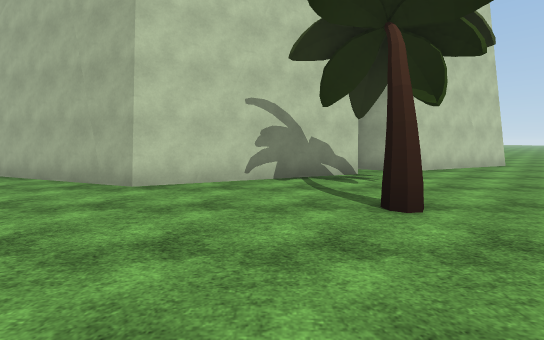
[1] (above)

18 first-person views from a walk through a 3-D level made in the Unity game engine. The camera is 1.5 m above the floor, tilts 6° down and sees 90° across. The floor is counted in squares, 2 m on a side. Each view is taken from the middle of a square. On the plan, view 1 faces up. The plan holds only what a view shows up to about 10 squares ahead; the rest is blank. The place goes on beyond the plan. Some surface patterns are stand-ins.

[2]
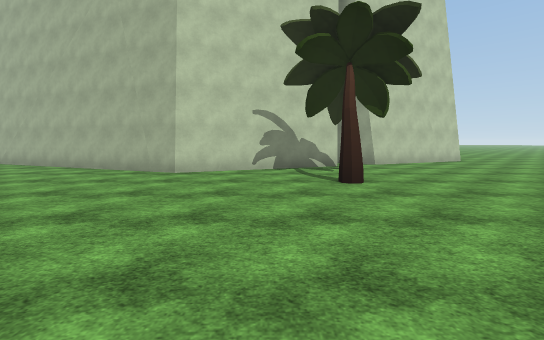

[3]
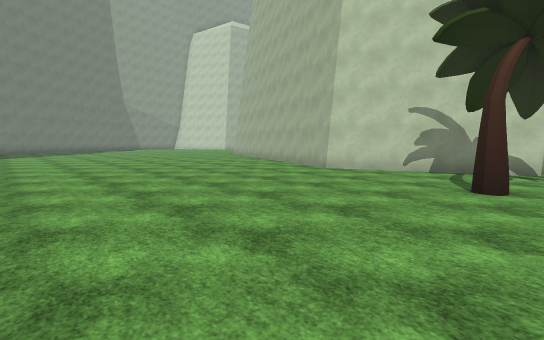

[4]
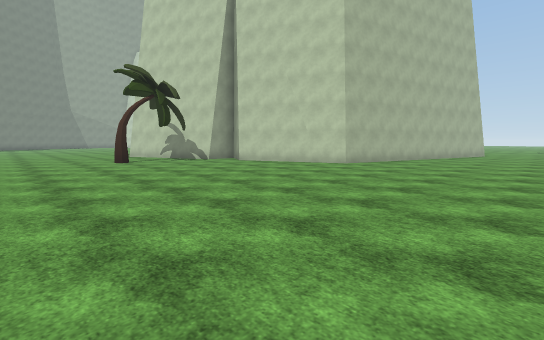

[5]
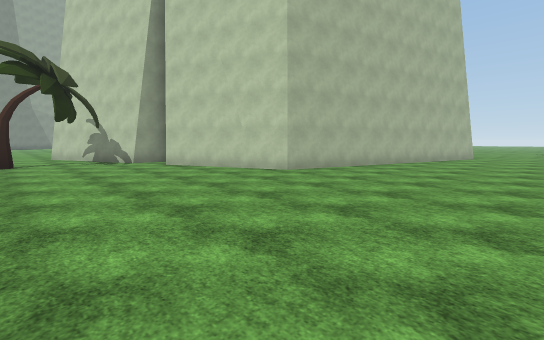

[6]
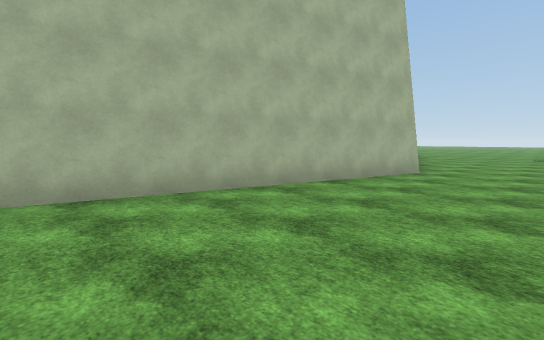

[7]
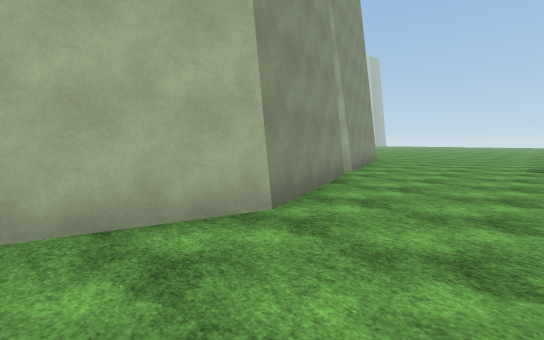

[8]
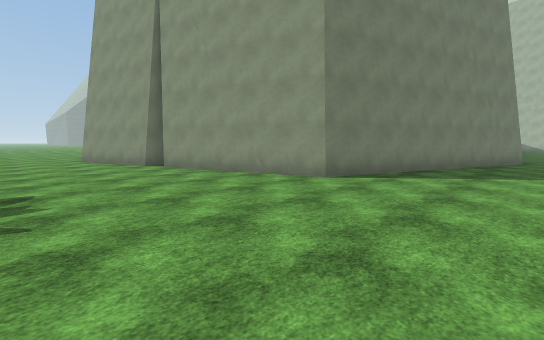

[9]
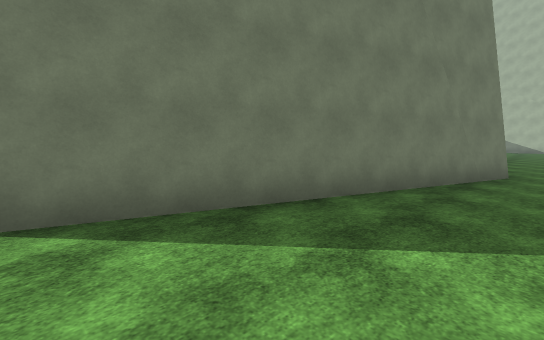

[10]
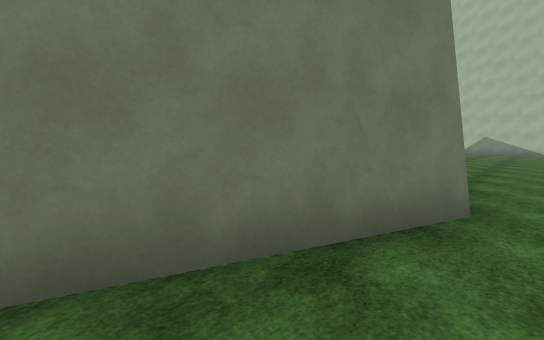

[11]
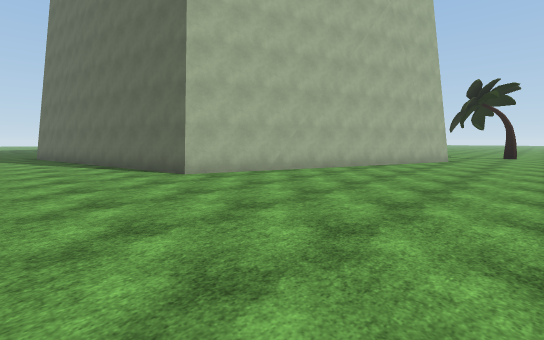

[12]
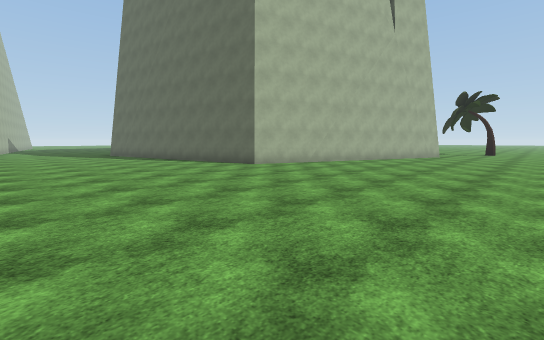

[13]
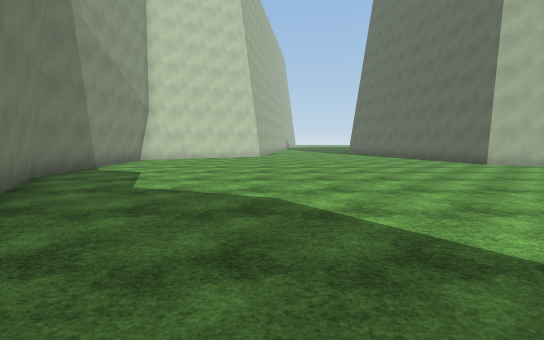

[14]
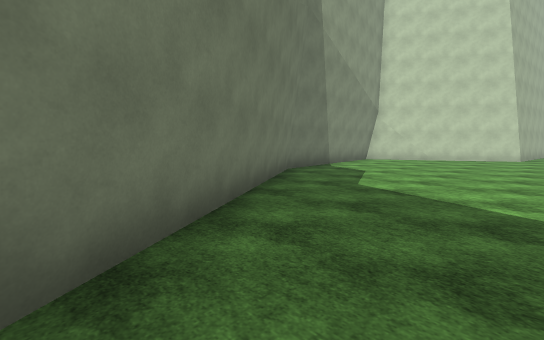

[15]
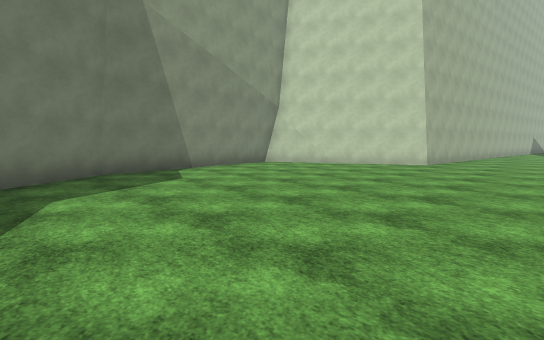

[16]
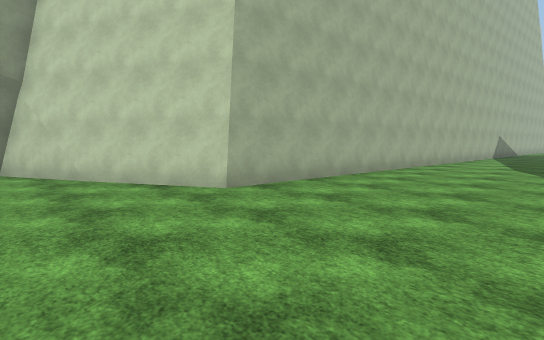

[17]
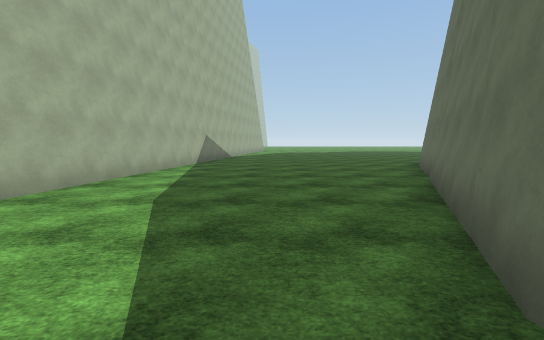

[18]
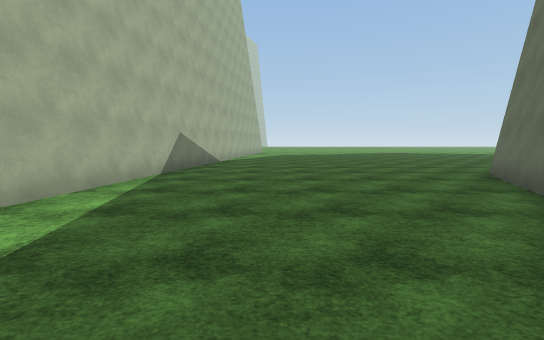

### Floor plan
Points are (right, up) in squares from view 1. A wall is a line through its corners. A room is listed if a view was taken in it or the views show most of it. See-through windows are left out.
Room 1 (views 1, 2, 3, 4, 5, 6, 7, 8, 9, 10, 11, 12, 13, 14, 15, 16, 17, 18)
walls: (-12.9, 17) (-10.8, 21.4); (-10.4, 22) (-8.9, 25.2); (8.3, 20.6) (8.8, 20.4) (9.9, 17.1) (7.2, 8.4) (3.3, 6.8) (2, 7.5) (2, 6.3) (-2.3, 4.5) (-11, 7.8) (-12.4, 14.6); (-0.4, 28.5) (7.2, 25.7) (8.6, 21.1); (-16.1, 29.1) (-18.6, 12.7) (-23.3, 10) (-22.9, 4.7) (-19.3, -1.1)
objects: tree (1, 3)

Positions as (right, up) in squares from view 1, and headings:
1: (0, 0), facing up
2: (0, -2), facing up
3: (2, -2), facing up-left
4: (12, 0), facing up-left
5: (12, 3), facing up-left
6: (12, 10), facing up-left
7: (12, 15), facing up-left
8: (12, 29), facing down-left
9: (7, 29), facing down-left
10: (3, 29), facing down-left
11: (-14, 2), facing up-right
12: (-17, 1), facing up-right
13: (-18, -1), facing up
14: (-18, -1), facing up-left
15: (-16, 3), facing up-left
16: (-15, 10), facing up-left
17: (-14, 16), facing up
18: (-14, 19), facing up
